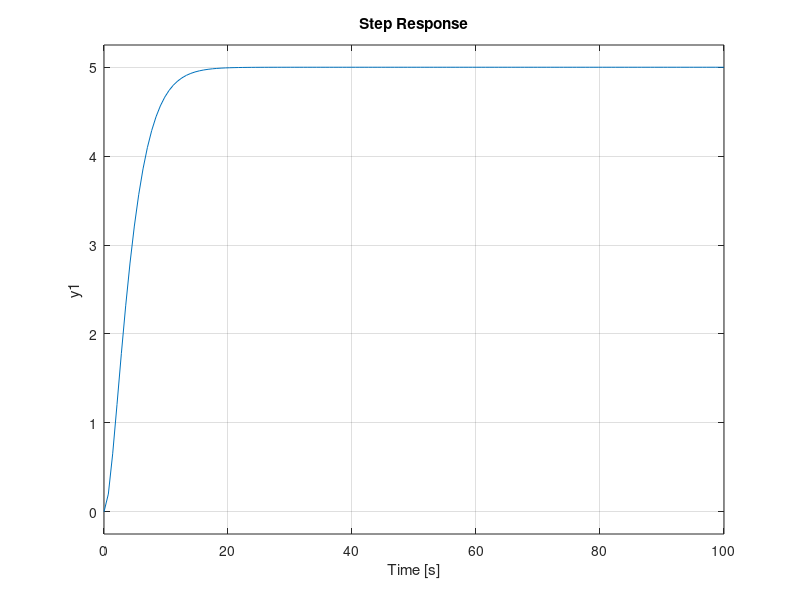

MATLAB code to generate this figure:
% Take a look at the affect of the damping ratios

m = 1;        % mass (kg)
k = 0.2;      % spring constant (N/m)
b =  0.01;    % damper (viscious friction) (Ns/m)

wn = sqrt(k/m);
dam = b/(2*sqrt(k*m));

% vary damping 
for d=0:0.5:1
    sys = tf(1,[1 2*d*wn wn^2]);
    step(sys,100);
end 

saveas(gcf, './figs/damping_step_response.png')    
